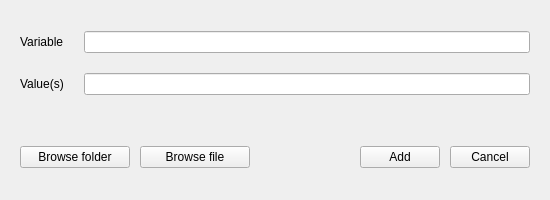
<?xml version="1.0" encoding="UTF-8"?>
<ui version="4.0">
 <class>NewDialog</class>
 <widget class="QWidget" name="NewDialog">
  <property name="windowModality">
   <enum>Qt::NonModal</enum>
  </property>
  <property name="geometry">
   <rect>
    <x>0</x>
    <y>0</y>
    <width>550</width>
    <height>200</height>
   </rect>
  </property>
  <property name="sizePolicy">
   <sizepolicy hsizetype="Preferred" vsizetype="Preferred">
    <horstretch>0</horstretch>
    <verstretch>0</verstretch>
   </sizepolicy>
  </property>
  <property name="minimumSize">
   <size>
    <width>550</width>
    <height>200</height>
   </size>
  </property>
  <property name="palette">
   <palette>
    <active>
     <colorrole role="WindowText">
      <brush brushstyle="SolidPattern">
       <color alpha="255">
        <red>0</red>
        <green>0</green>
        <blue>0</blue>
       </color>
      </brush>
     </colorrole>
     <colorrole role="Button">
      <brush brushstyle="SolidPattern">
       <color alpha="255">
        <red>222</red>
        <green>221</green>
        <blue>218</blue>
       </color>
      </brush>
     </colorrole>
     <colorrole role="Light">
      <brush brushstyle="SolidPattern">
       <color alpha="255">
        <red>255</red>
        <green>255</green>
        <blue>255</blue>
       </color>
      </brush>
     </colorrole>
     <colorrole role="Midlight">
      <brush brushstyle="SolidPattern">
       <color alpha="255">
        <red>238</red>
        <green>238</green>
        <blue>236</blue>
       </color>
      </brush>
     </colorrole>
     <colorrole role="Dark">
      <brush brushstyle="SolidPattern">
       <color alpha="255">
        <red>111</red>
        <green>110</green>
        <blue>109</blue>
       </color>
      </brush>
     </colorrole>
     <colorrole role="Mid">
      <brush brushstyle="SolidPattern">
       <color alpha="255">
        <red>148</red>
        <green>147</green>
        <blue>145</blue>
       </color>
      </brush>
     </colorrole>
     <colorrole role="Text">
      <brush brushstyle="SolidPattern">
       <color alpha="255">
        <red>0</red>
        <green>0</green>
        <blue>0</blue>
       </color>
      </brush>
     </colorrole>
     <colorrole role="BrightText">
      <brush brushstyle="SolidPattern">
       <color alpha="255">
        <red>255</red>
        <green>255</green>
        <blue>255</blue>
       </color>
      </brush>
     </colorrole>
     <colorrole role="ButtonText">
      <brush brushstyle="SolidPattern">
       <color alpha="255">
        <red>0</red>
        <green>0</green>
        <blue>0</blue>
       </color>
      </brush>
     </colorrole>
     <colorrole role="Base">
      <brush brushstyle="SolidPattern">
       <color alpha="255">
        <red>255</red>
        <green>255</green>
        <blue>255</blue>
       </color>
      </brush>
     </colorrole>
     <colorrole role="Window">
      <brush brushstyle="SolidPattern">
       <color alpha="255">
        <red>222</red>
        <green>221</green>
        <blue>218</blue>
       </color>
      </brush>
     </colorrole>
     <colorrole role="Shadow">
      <brush brushstyle="SolidPattern">
       <color alpha="255">
        <red>0</red>
        <green>0</green>
        <blue>0</blue>
       </color>
      </brush>
     </colorrole>
     <colorrole role="AlternateBase">
      <brush brushstyle="SolidPattern">
       <color alpha="255">
        <red>238</red>
        <green>238</green>
        <blue>236</blue>
       </color>
      </brush>
     </colorrole>
     <colorrole role="ToolTipBase">
      <brush brushstyle="SolidPattern">
       <color alpha="255">
        <red>255</red>
        <green>255</green>
        <blue>220</blue>
       </color>
      </brush>
     </colorrole>
     <colorrole role="ToolTipText">
      <brush brushstyle="SolidPattern">
       <color alpha="255">
        <red>0</red>
        <green>0</green>
        <blue>0</blue>
       </color>
      </brush>
     </colorrole>
     <colorrole role="PlaceholderText">
      <brush brushstyle="SolidPattern">
       <color alpha="127">
        <red>0</red>
        <green>0</green>
        <blue>0</blue>
       </color>
      </brush>
     </colorrole>
    </active>
    <inactive>
     <colorrole role="WindowText">
      <brush brushstyle="SolidPattern">
       <color alpha="255">
        <red>0</red>
        <green>0</green>
        <blue>0</blue>
       </color>
      </brush>
     </colorrole>
     <colorrole role="Button">
      <brush brushstyle="SolidPattern">
       <color alpha="255">
        <red>239</red>
        <green>239</green>
        <blue>239</blue>
       </color>
      </brush>
     </colorrole>
     <colorrole role="Light">
      <brush brushstyle="SolidPattern">
       <color alpha="255">
        <red>255</red>
        <green>255</green>
        <blue>255</blue>
       </color>
      </brush>
     </colorrole>
     <colorrole role="Midlight">
      <brush brushstyle="SolidPattern">
       <color alpha="255">
        <red>202</red>
        <green>202</green>
        <blue>202</blue>
       </color>
      </brush>
     </colorrole>
     <colorrole role="Dark">
      <brush brushstyle="SolidPattern">
       <color alpha="255">
        <red>159</red>
        <green>159</green>
        <blue>159</blue>
       </color>
      </brush>
     </colorrole>
     <colorrole role="Mid">
      <brush brushstyle="SolidPattern">
       <color alpha="255">
        <red>184</red>
        <green>184</green>
        <blue>184</blue>
       </color>
      </brush>
     </colorrole>
     <colorrole role="Text">
      <brush brushstyle="SolidPattern">
       <color alpha="255">
        <red>0</red>
        <green>0</green>
        <blue>0</blue>
       </color>
      </brush>
     </colorrole>
     <colorrole role="BrightText">
      <brush brushstyle="SolidPattern">
       <color alpha="255">
        <red>255</red>
        <green>255</green>
        <blue>255</blue>
       </color>
      </brush>
     </colorrole>
     <colorrole role="ButtonText">
      <brush brushstyle="SolidPattern">
       <color alpha="255">
        <red>0</red>
        <green>0</green>
        <blue>0</blue>
       </color>
      </brush>
     </colorrole>
     <colorrole role="Base">
      <brush brushstyle="SolidPattern">
       <color alpha="255">
        <red>255</red>
        <green>255</green>
        <blue>255</blue>
       </color>
      </brush>
     </colorrole>
     <colorrole role="Window">
      <brush brushstyle="SolidPattern">
       <color alpha="255">
        <red>239</red>
        <green>239</green>
        <blue>239</blue>
       </color>
      </brush>
     </colorrole>
     <colorrole role="Shadow">
      <brush brushstyle="SolidPattern">
       <color alpha="255">
        <red>118</red>
        <green>118</green>
        <blue>118</blue>
       </color>
      </brush>
     </colorrole>
     <colorrole role="AlternateBase">
      <brush brushstyle="SolidPattern">
       <color alpha="255">
        <red>247</red>
        <green>247</green>
        <blue>247</blue>
       </color>
      </brush>
     </colorrole>
     <colorrole role="ToolTipBase">
      <brush brushstyle="SolidPattern">
       <color alpha="255">
        <red>255</red>
        <green>255</green>
        <blue>220</blue>
       </color>
      </brush>
     </colorrole>
     <colorrole role="ToolTipText">
      <brush brushstyle="SolidPattern">
       <color alpha="255">
        <red>0</red>
        <green>0</green>
        <blue>0</blue>
       </color>
      </brush>
     </colorrole>
     <colorrole role="PlaceholderText">
      <brush brushstyle="SolidPattern">
       <color alpha="128">
        <red>0</red>
        <green>0</green>
        <blue>0</blue>
       </color>
      </brush>
     </colorrole>
    </inactive>
    <disabled>
     <colorrole role="WindowText">
      <brush brushstyle="SolidPattern">
       <color alpha="255">
        <red>111</red>
        <green>110</green>
        <blue>109</blue>
       </color>
      </brush>
     </colorrole>
     <colorrole role="Button">
      <brush brushstyle="SolidPattern">
       <color alpha="255">
        <red>222</red>
        <green>221</green>
        <blue>218</blue>
       </color>
      </brush>
     </colorrole>
     <colorrole role="Light">
      <brush brushstyle="SolidPattern">
       <color alpha="255">
        <red>255</red>
        <green>255</green>
        <blue>255</blue>
       </color>
      </brush>
     </colorrole>
     <colorrole role="Midlight">
      <brush brushstyle="SolidPattern">
       <color alpha="255">
        <red>238</red>
        <green>238</green>
        <blue>236</blue>
       </color>
      </brush>
     </colorrole>
     <colorrole role="Dark">
      <brush brushstyle="SolidPattern">
       <color alpha="255">
        <red>111</red>
        <green>110</green>
        <blue>109</blue>
       </color>
      </brush>
     </colorrole>
     <colorrole role="Mid">
      <brush brushstyle="SolidPattern">
       <color alpha="255">
        <red>148</red>
        <green>147</green>
        <blue>145</blue>
       </color>
      </brush>
     </colorrole>
     <colorrole role="Text">
      <brush brushstyle="SolidPattern">
       <color alpha="255">
        <red>111</red>
        <green>110</green>
        <blue>109</blue>
       </color>
      </brush>
     </colorrole>
     <colorrole role="BrightText">
      <brush brushstyle="SolidPattern">
       <color alpha="255">
        <red>255</red>
        <green>255</green>
        <blue>255</blue>
       </color>
      </brush>
     </colorrole>
     <colorrole role="ButtonText">
      <brush brushstyle="SolidPattern">
       <color alpha="255">
        <red>111</red>
        <green>110</green>
        <blue>109</blue>
       </color>
      </brush>
     </colorrole>
     <colorrole role="Base">
      <brush brushstyle="SolidPattern">
       <color alpha="255">
        <red>222</red>
        <green>221</green>
        <blue>218</blue>
       </color>
      </brush>
     </colorrole>
     <colorrole role="Window">
      <brush brushstyle="SolidPattern">
       <color alpha="255">
        <red>222</red>
        <green>221</green>
        <blue>218</blue>
       </color>
      </brush>
     </colorrole>
     <colorrole role="Shadow">
      <brush brushstyle="SolidPattern">
       <color alpha="255">
        <red>177</red>
        <green>177</green>
        <blue>177</blue>
       </color>
      </brush>
     </colorrole>
     <colorrole role="AlternateBase">
      <brush brushstyle="SolidPattern">
       <color alpha="255">
        <red>247</red>
        <green>247</green>
        <blue>247</blue>
       </color>
      </brush>
     </colorrole>
     <colorrole role="ToolTipBase">
      <brush brushstyle="SolidPattern">
       <color alpha="255">
        <red>255</red>
        <green>255</green>
        <blue>220</blue>
       </color>
      </brush>
     </colorrole>
     <colorrole role="ToolTipText">
      <brush brushstyle="SolidPattern">
       <color alpha="255">
        <red>0</red>
        <green>0</green>
        <blue>0</blue>
       </color>
      </brush>
     </colorrole>
     <colorrole role="PlaceholderText">
      <brush brushstyle="SolidPattern">
       <color alpha="128">
        <red>0</red>
        <green>0</green>
        <blue>0</blue>
       </color>
      </brush>
     </colorrole>
    </disabled>
   </palette>
  </property>
  <property name="windowTitle">
   <string>Add New Variable</string>
  </property>
  <layout class="QVBoxLayout" name="verticalLayout">
   <property name="spacing">
    <number>40</number>
   </property>
   <property name="leftMargin">
    <number>20</number>
   </property>
   <property name="topMargin">
    <number>20</number>
   </property>
   <property name="rightMargin">
    <number>20</number>
   </property>
   <property name="bottomMargin">
    <number>20</number>
   </property>
   <item>
    <layout class="QGridLayout" name="gridLayout">
     <property name="spacing">
      <number>20</number>
     </property>
     <item row="1" column="0">
      <widget class="QLabel" name="label2">
       <property name="text">
        <string>Value(s)</string>
       </property>
      </widget>
     </item>
     <item row="0" column="0">
      <widget class="QLabel" name="label1">
       <property name="text">
        <string>Variable</string>
       </property>
      </widget>
     </item>
     <item row="0" column="1">
      <widget class="QLineEdit" name="new_var_entry">
       <property name="contextMenuPolicy">
        <enum>Qt::NoContextMenu</enum>
       </property>
      </widget>
     </item>
     <item row="1" column="1">
      <widget class="QLineEdit" name="new_values_entry">
       <property name="toolTip">
        <string extracomment="Seprate values with ; (semicolon)"/>
       </property>
       <property name="toolTipDuration">
        <number>3</number>
       </property>
      </widget>
     </item>
    </layout>
   </item>
   <item>
    <layout class="QHBoxLayout" name="horizontalLayout_3">
     <property name="spacing">
      <number>10</number>
     </property>
     <item>
      <widget class="QPushButton" name="btn_browse_dir">
       <property name="minimumSize">
        <size>
         <width>110</width>
         <height>0</height>
        </size>
       </property>
       <property name="text">
        <string>Browse folder</string>
       </property>
      </widget>
     </item>
     <item>
      <widget class="QPushButton" name="btn_browse_file">
       <property name="minimumSize">
        <size>
         <width>110</width>
         <height>0</height>
        </size>
       </property>
       <property name="text">
        <string>Browse file</string>
       </property>
      </widget>
     </item>
     <item>
      <spacer name="horizontalSpacer">
       <property name="orientation">
        <enum>Qt::Horizontal</enum>
       </property>
       <property name="sizeType">
        <enum>QSizePolicy::Expanding</enum>
       </property>
       <property name="sizeHint" stdset="0">
        <size>
         <width>40</width>
         <height>20</height>
        </size>
       </property>
      </spacer>
     </item>
     <item>
      <widget class="QPushButton" name="btn_add">
       <property name="text">
        <string>Add</string>
       </property>
      </widget>
     </item>
     <item>
      <widget class="QPushButton" name="btn_cancel">
       <property name="text">
        <string>Cancel</string>
       </property>
      </widget>
     </item>
    </layout>
   </item>
  </layout>
 </widget>
 <resources/>
 <connections/>
</ui>
